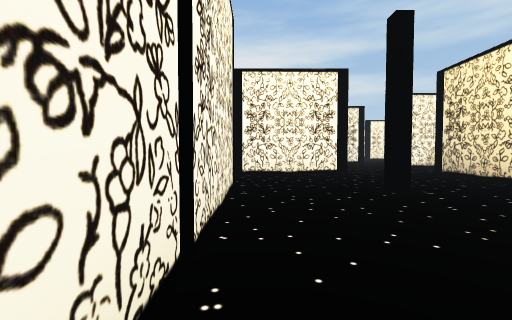
[1] (above)

16 first-person views from a walk through a scene from a Unity 3-D project. The camera is 0.68 m above the floor, tilts 2° down and sees 90° across. Doors are open. The floor is counted in squares, 1 m on a side. Each view is taken from the middle of a square. On the plan, view 1 faces up. The plan holds only what a view shows up to about 9 squares ahead; the rest is blank. The place goes on beyond the plan. The player character is not drawn. Some surface patterns are stand-ins.

[2]
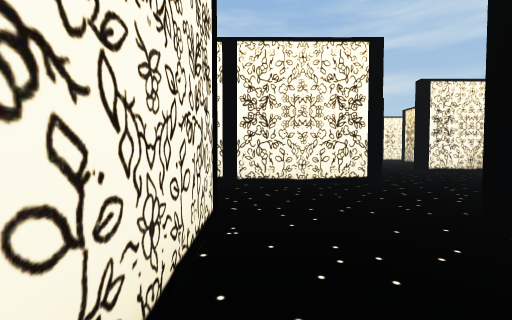

[3]
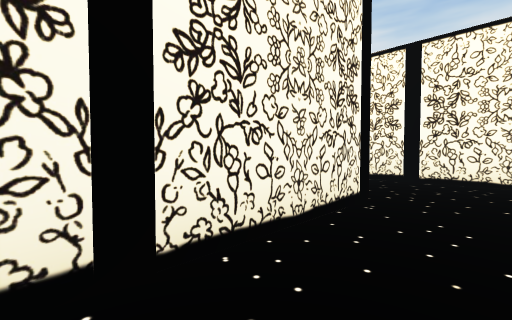

[4]
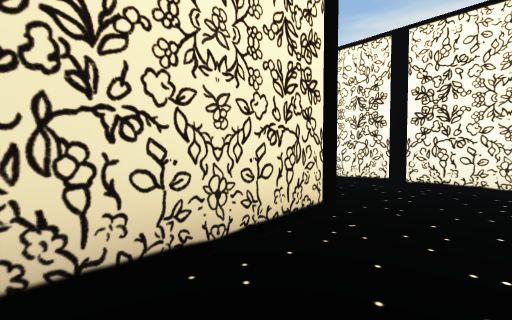

[5]
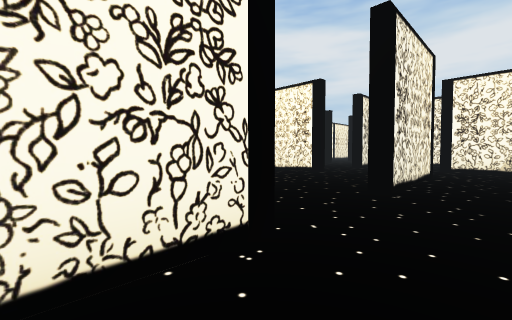

[6]
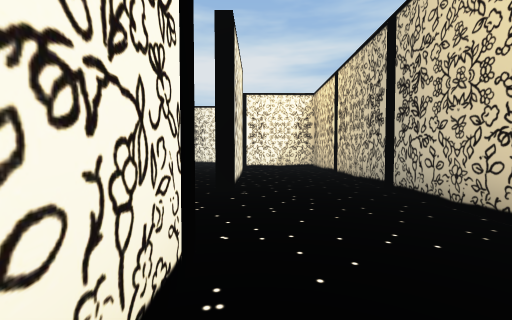

[7]
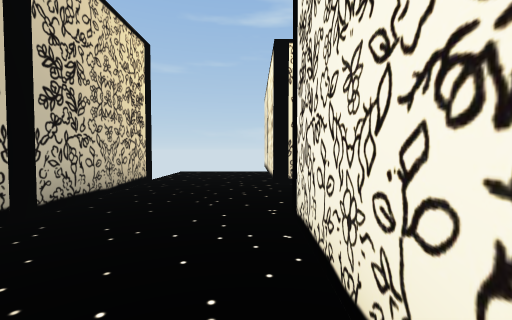

[8]
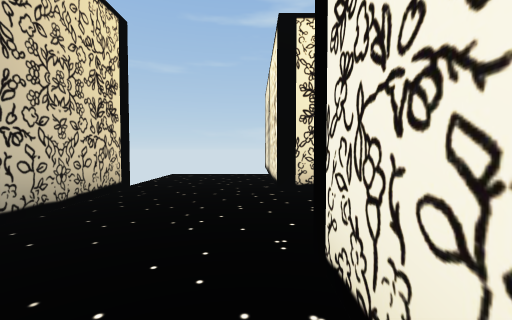

[9]
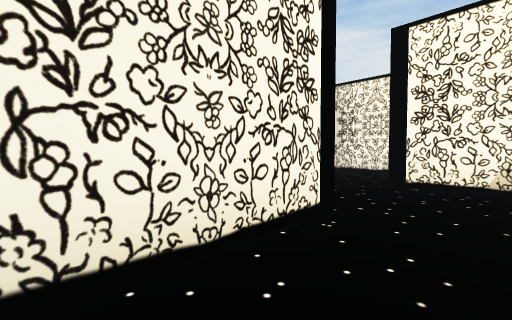

[10]
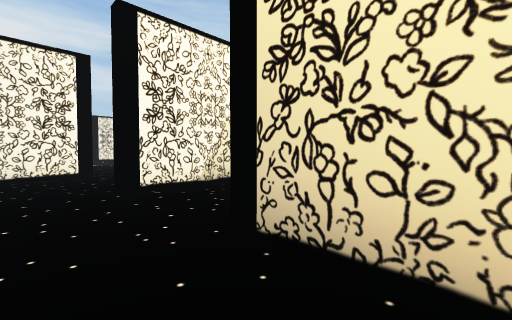

[11]
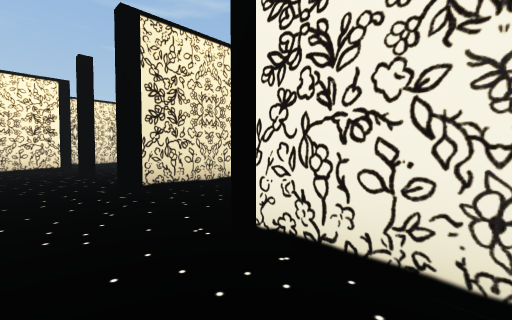

[12]
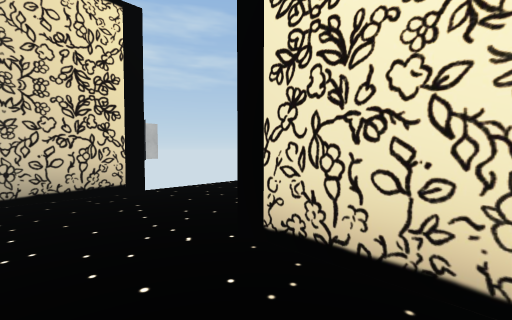

[13]
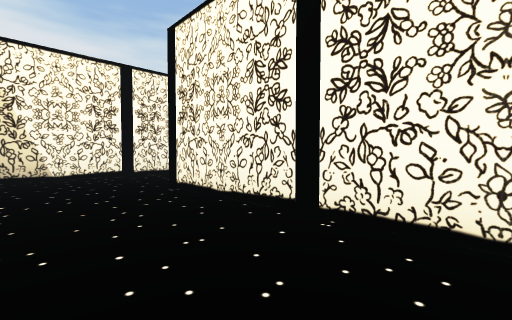

[14]
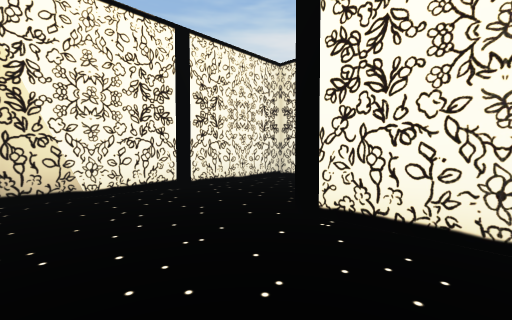

[15]
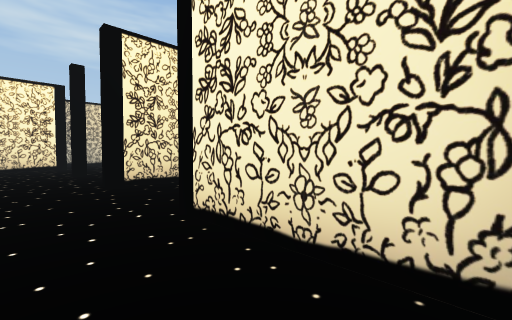

[16]
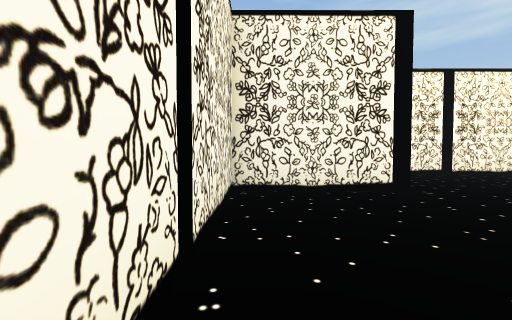

### Floor plan
Points are (right, up) in squares from view 1. A wall is a line through its corners. A room is listed if a view was taken in it or the views show most of it. See-through windows are left out.
Room 1 (views 1, 2, 3)
walls: (-0.4, 4.6) (-0.4, 0.1)
ways out: opening at (1, 5) to room 3; open door at (2.5, 3) to room 3; open door at (-2, 1.5) to room 5
Room 2 (views 4, 5, 6, 7, 8, 9, 11)
walls: (5.6, 7.6) (5.6, 4.4); (7.6, 10.3) (5.2, 10.3); (1.4, 7.6) (2.4, 7.6); (4.4, 1.6) (5.6, 1.6) (5.6, -2.9); (8.3, 1.2) (8.3, 9); (5.6, 13.3) (2.6, 13.3) (2.6, 10.5)
ways out: opening at (5, 3.5) to room 3; open door at (4, 7.5) to room 3; opening at (2, 9.5); open door at (7, 13.5); open door at (7.7, -0.7)
Room 3 (views 10, 12, 13)
walls: (2.6, 7.3) (-0.6, 7.3); (5.3, 4.5) (5.3, 7.6); (2.2, 1.6) (4.4, 1.6)
ways out: opening at (1, 5) to room 1; open door at (2.5, 3) to room 1; opening at (5, 3.5) to room 2; open door at (4, 7.5) to room 2; open door at (-0.5, 6) to room 4
Room 4 (views 14, 15)
walls: (-5.9, 10.3) (-6.4, 10.3) (-6.4, 4.9); (-0.6, 7.3) (-3.5, 7.3); (-6.1, 4.6) (-3.6, 4.6)
ways out: open door at (-0.5, 6) to room 3; opening at (-2.5, 5) to room 5
Room 5 (view 16)
walls: (-3.4, 4.3) (-6.4, 4.3) (-6.4, 0.4); (-0.7, 3.1) (-0.7, 4.4)
ways out: open door at (-2, 1.5) to room 1; opening at (-2.5, 5) to room 4

Where each view was taken, in squares from view 1:
view 1: 0 up, 0 right, facing up
view 2: 2 up, 0 right, facing up
view 3: 1 up, 1 right, facing up-left
view 4: 3 up, 5 right, facing down-left
view 5: 0 up, 7 right, facing up-left
view 6: 0 up, 6 right, facing up
view 7: 7 up, 6 right, facing down
view 8: 6 up, 6 right, facing down
view 9: 5 up, 7 right, facing up-left
view 10: 6 up, 4 right, facing up-right
view 11: 12 up, 4 right, facing down-left
view 12: 3 up, 4 right, facing down-right
view 13: 5 up, 1 right, facing up-left
view 14: 5 up, 2 left, facing up-left
view 15: 6 up, 6 left, facing down-right
view 16: 0 up, 6 left, facing up
